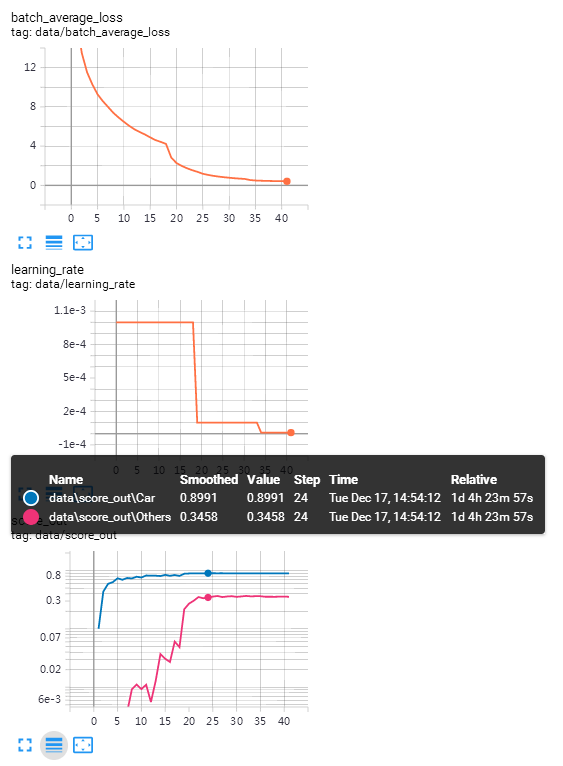
#> input picture saved/yolov3_kitti_384x960.png, 563 x 766 px, found by its file name
$ python util_resize_img_save.py
#> lines starting #> are read from the running program, lines starting #| are printed output that depends on the picture
import cv2


def resize_save(img_path, save_path):
#> called with save_path = '00000_1_4X.png'
    img = cv2.imread(img_path)
#> img is the input picture: shape (766, 563, 3); mean B, G, R 233.2, 232.9, 233.2
    h, w = img.shape[:2]
#> h = 766; w = 563
    img_resize = cv2.resize(img, (w // 4, h // 4))
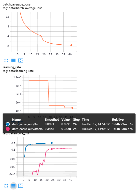
#> img_resize: shape (191, 140, 3); mean B, G, R 233, 232.8, 233.1
    cv2.imshow('img', img_resize)
    cv2.waitKey()
    cv2.imwrite(save_path, img_resize)


if __name__ == '__main__':
    img_path = '/media/lg/SSD_WorkSpace/LG/GitHub/lg_pro_sets/saved/yolov3_kitti_384x960.png'
    save_path = '00000_1_4X.png'
    resize_save(img_path, save_path)

$ run again, with saved/efficientdet_kitti_512x768.png copied over saved/yolov3_kitti_384x960.png
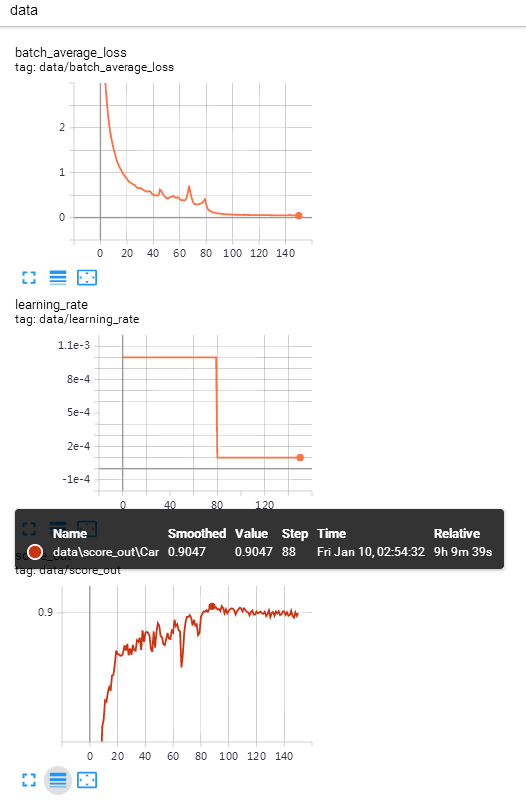
#> input picture saved/efficientdet_kitti_512x768.png, 526 x 807 px, found by its file name
#> in resize_save, img is the input picture: shape (807, 526, 3); mean B, G, R 238.2, 238.2, 239
#> in resize_save, `img_resize = cv2.resize(img, (w // 4, h // 4))`:
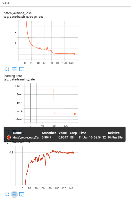
#> img_resize: shape (201, 131, 3); mean B, G, R 238.3, 238.4, 239

$ run again, with saved/fcos_voc.png copied over saved/yolov3_kitti_384x960.png
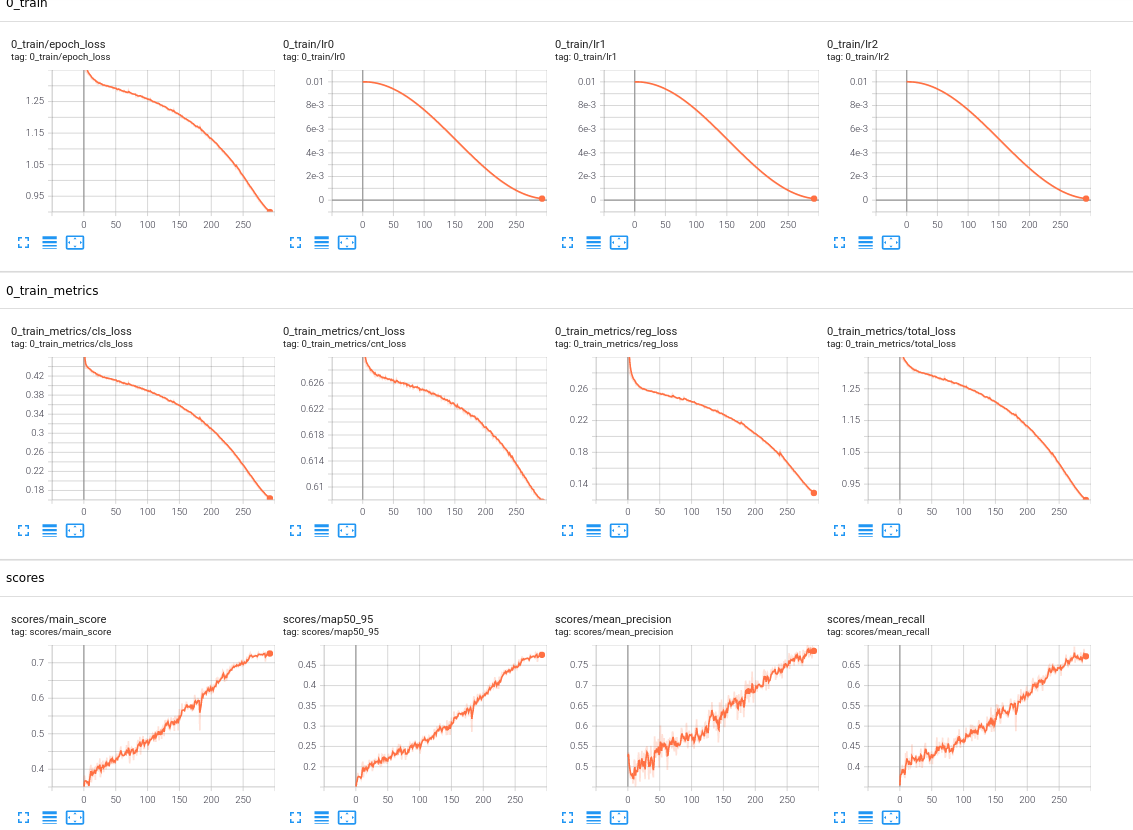
#> input picture saved/fcos_voc.png, 1133 x 830 px, found by its file name
#> in resize_save, img is the input picture: shape (830, 1133, 3); mean B, G, R 249.3, 249.3, 250.2
#> in resize_save, `img_resize = cv2.resize(img, (w // 4, h // 4))`:
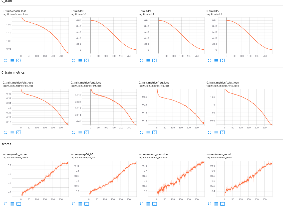
#> img_resize: shape (207, 283, 3); mean B, G, R 249.8, 249.8, 250.7
